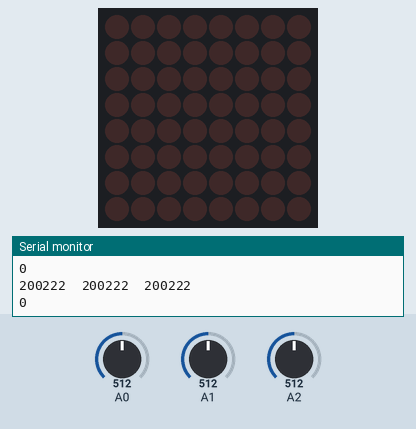
Simulated run of this sketch. Board: Arduino Uno, built with avr-gcc and run on an emulated ATmega328P. On the bench: 8×8 LED matrix, the last lines printed to the serial monitor. The test bench sets the inputs (shaded band); at power-on: A0 = 512, A1 = 512, A2 = 512. Random numbers use the default seed unless the sketch sets one.

Above: at 1.2 s.
1.3 s: A0 set to 551
At 1.81 s:
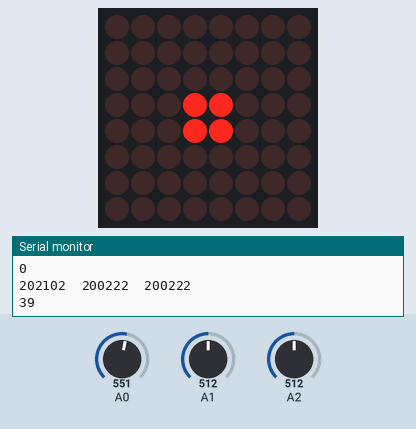
At 3.74 s:
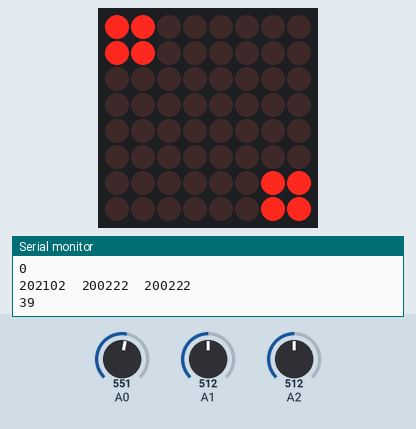
4.3 s: A1 set to 716
At 4.3 s:
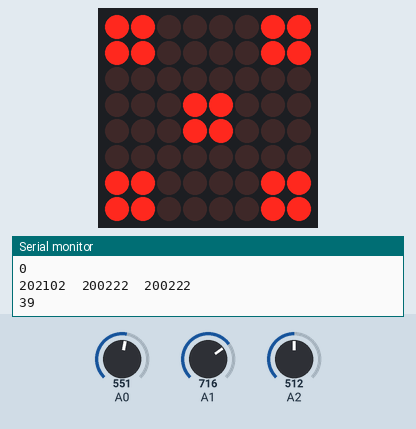
Timing chart, 0 to 7.3 s (numbered marks = the images above; inputs shaded):
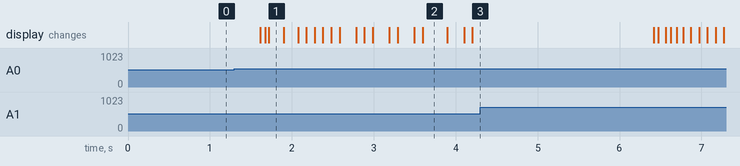

Measured:
- the behaviour switches between 542 and 543 on A0 (found by bisection; images 0 and 1)
- after the input at 1.3 s, the display: first changes after 0.31 s (image 1 shows a later state)

The sketch:

005.ino
```cpp
/**
 * La libreria LEDControl è reperibile qui:
 * http://wayoda.github.io/LedControl/
 * Oppure nel Library Manager come: LedControl di Eberhard Fahle
 */
#include "LedControl.h"
 //usa un accelerometro analogico adxl335
int x, y, z;
int x0, y0, z0; //valori iniziali
byte faces[6][8] = {
  {
    0x00,
    0x00,
    0x00,
    B00011000,
    B00011000,
    0x00,
    0x00,
    0x00
  },
  {
    B11000000,
    B11000000,
    0x00,
    0x00,
    0x00,
    0x00,
    B00000011,
    B00000011
  },
  {
    B11000000,
    B11000000,
    0x00,
    B00011000,
    B00011000,
    0x00,
    B00000011,
    B00000011
  },
  {
    B11000011,
    B11000011,
    0x00,
    0x00,
    0x00,
    0x00,
    B11000011,
    B11000011
  },
  {
    B11000011,
    B11000011,
    0x00,
    B00011000,
    B00011000,
    0x00,
    B11000011,
    B11000011
  },
  {
    B11011011,
    B11011011,
    0x00,
    0x00,
    0x00,
    0x00,
    B11011011,
    B11011011
  }
};
#define pinCLK 4
#define pinCS 3
#define pinDIN 2
#define ELEMENTS 1
LedControl led = LedControl(pinDIN, pinCLK, pinCS, ELEMENTS);
void setup() {
  randomSeed(analogRead(A0));
  Serial.begin(9600);
  led.shutdown(0, false); // Wake up displays
  led.setIntensity(0, 1); // Set intensity levels
  led.clearDisplay(0); // Clear Displays
  x0 = analogRead(A0);
  y0 = analogRead(A1);
  z0 = analogRead(A2);
}
int stato = 0;
void loop() {
  switch (stato) {
  case 0:
    attendi();
    break;
  case 1:
    //lancio
    lancio();
    break;
  case 2:
    //estrai valore
    valore();
    break;
  }
}
void attendi() {
  readAccelerometer();
  int delta = x - x0;
  Serial.println(delta);
  delay(100);
  if (abs(delta) > 30) {
    //lancio
    stato = 1;
  }
}
void lancio() {
  int tempo = 10;
  for (int i = 0; i < 30; i++) {
    int n = random(1, 7);
    face(n);
    delay(tempo);
    tempo += 10;
    if (tempo > 100) tempo = 100;
  }
  stato = 2;
}
void valore() {
  int n = random(1, 7);
  face(n);
  delay(2000);
  stato = 0;
}
void face(int n) {
  for (int i = 0; i < 8; i++) {
    led.setRow(0, i, faces[n - 1][i]);
  }
}
void readAccelerometer() {
  x = analogRead(A0);
  y = analogRead(A1);
  z = analogRead(A2);
  Serial.print(x, 3);
  Serial.print('\t');
  Serial.print(y, 3);
  Serial.print('\t');
  Serial.print(z, 3);
  Serial.println();
  delay(100);
}
```
